Frame 1 (no input): blank canvas, image omitted
Frame 60 (the mouse pressed at the canvas centre just before this capture): blank canvas, image omitted
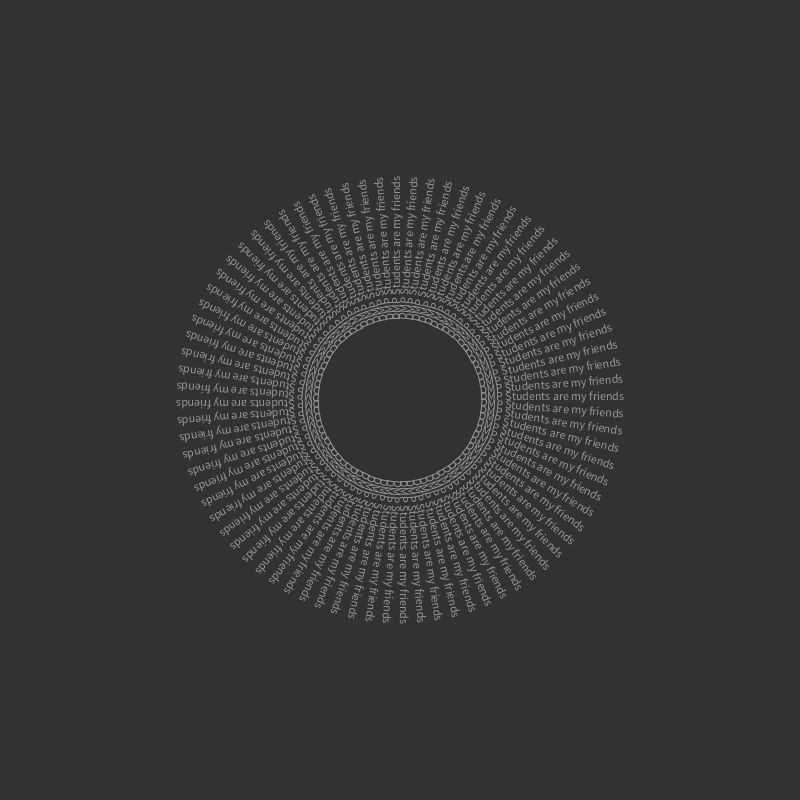
Frame 120 (the mouse held since frame 60 and released just before this capture)

The Processing sketch whose frames 1 and 60 were blank and that drew this single picture after the mouse press (run headless with seeded random() and noise(); from frame 60 on, the mouse is pressed at the canvas centre):

// Processing sketch: Structure_17_Radial_Text
// ── Structure_17_Radial_Text.pde
//KP S25 DMP
//Programming Data Visualition 
//DataVis Processing Toolkit
void setup() {
  size(800, 800);
}

void draw() {
  background(50);
  int textCount = mouseY/5;
  float intraTextAngle = TWO_PI/textCount;
  pushMatrix();
  translate(width/2, height/2);
  for (int i=0; i<textCount; i++) {
    noStroke();
    fill(150);
    rotate(intraTextAngle);
    text("DMP Students are my friends", mouseX/5, 0);
  }
  popMatrix();
}
